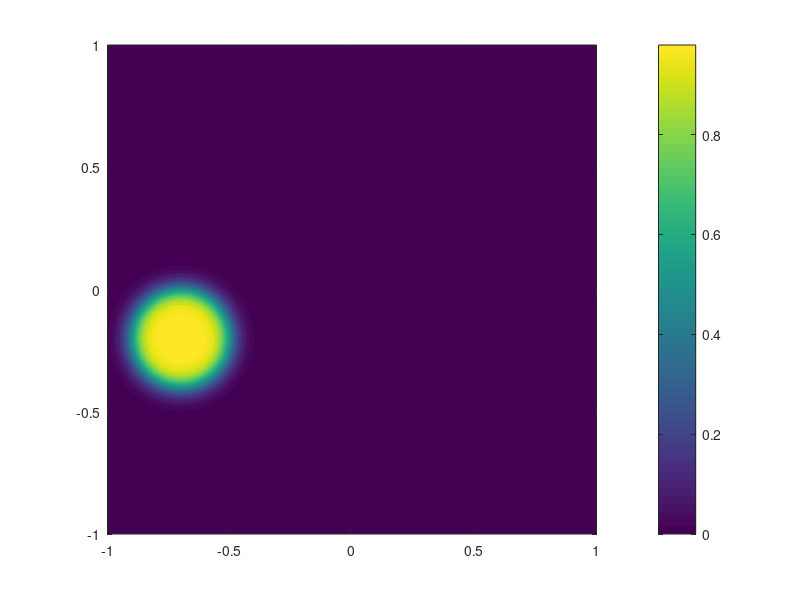

The MATLAB source for this figure:
% Example demonstrating plotting of 2D fields and velocity fields

clear;

xL =-1;
xR = 1;
yB =-1;
yT = 1;

% initial conditions
xi = -.7;
yi = -.2;
ri = 0.2;
eps = 0.05;

c0 = @(x,y) 0.5*(1-tanh((sqrt((x-xi)^2+(y-yi)^2)-ri)/eps));

% velocity field
vx_func = @(t,x,y) -y;
vy_func = @(t,x,y) x;

% space discretization
nx = 100;
ny = 100;

x = linspace(xL, xR, nx);
y = linspace(yB, yT, ny);


% initial conditions
for i = 1:nx
    for j = 1:ny
        c_old(i,j) = c0(x(i),y(j));
    end
end


contourf(x,y,c_old','LevelList', linspace(0.0,1.0,50), 'LineColor', 'none');
colorbar;
hold on
% % uncomment to plot velocity arrows
% % -----------------------------------------------------------------------
% nx_quiver = 20; % coarse grid for plotting velocity field
% ny_quiver = 20;
% 
% x_quiver = linspace(xL, xR, nx_quiver);
% y_quiver = linspace(yB, yT, ny_quiver);
% 
% for i = 1:nx_quiver
%     for j = 1:ny_quiver
%         vx_quiver(i,j) = vx_func(0,x_quiver(i),y_quiver(j));
%         vy_quiver(i,j) = vy_func(0,x_quiver(i),y_quiver(j));
%     end
% end
% quiver(x_quiver, y_quiver, vx_quiver', vy_quiver','Color','w');
% % -----------------------------------------------------------------------
hold off
axis([xL xR yB yT]);
axis equal;
